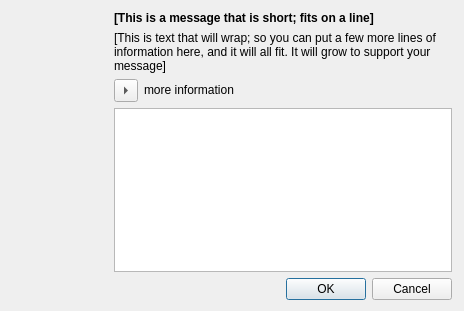
<?xml version="1.0" encoding="UTF-8"?>
<ui version="4.0">
 <class>AlertMessageBox</class>
 <widget class="QDialog" name="AlertMessageBox">
  <property name="windowModality">
   <enum>Qt::WindowModal</enum>
  </property>
  <property name="geometry">
   <rect>
    <x>0</x>
    <y>0</y>
    <width>464</width>
    <height>240</height>
   </rect>
  </property>
  <property name="sizePolicy">
   <sizepolicy hsizetype="Preferred" vsizetype="Preferred">
    <horstretch>0</horstretch>
    <verstretch>0</verstretch>
   </sizepolicy>
  </property>
  <property name="minimumSize">
   <size>
    <width>400</width>
    <height>200</height>
   </size>
  </property>
  <property name="maximumSize">
   <size>
    <width>16777215</width>
    <height>16777215</height>
   </size>
  </property>
  <property name="windowTitle">
   <string/>
  </property>
  <property name="sizeGripEnabled">
   <bool>false</bool>
  </property>
  <property name="modal">
   <bool>true</bool>
  </property>
  <layout class="QHBoxLayout" name="mainLayout">
   <property name="sizeConstraint">
    <enum>QLayout::SetMinAndMaxSize</enum>
   </property>
   <property name="leftMargin">
    <number>12</number>
   </property>
   <property name="rightMargin">
    <number>12</number>
   </property>
   <item alignment="Qt::AlignTop">
    <widget class="QLabel" name="icon">
     <property name="minimumSize">
      <size>
       <width>96</width>
       <height>96</height>
      </size>
     </property>
     <property name="maximumSize">
      <size>
       <width>96</width>
       <height>96</height>
      </size>
     </property>
     <property name="text">
      <string/>
     </property>
     <property name="pixmap">
      <pixmap>Icons/Warnings and Errors/Alert Icon/icon_512x512.png</pixmap>
     </property>
     <property name="scaledContents">
      <bool>true</bool>
     </property>
     <property name="margin">
      <number>8</number>
     </property>
    </widget>
   </item>
   <item>
    <layout class="QVBoxLayout" name="verticalLayout">
     <property name="sizeConstraint">
      <enum>QLayout::SetMinAndMaxSize</enum>
     </property>
     <item>
      <widget class="QLabel" name="textDescription">
       <property name="sizePolicy">
        <sizepolicy hsizetype="Expanding" vsizetype="Preferred">
         <horstretch>0</horstretch>
         <verstretch>0</verstretch>
        </sizepolicy>
       </property>
       <property name="font">
        <font>
         <weight>75</weight>
         <bold>true</bold>
        </font>
       </property>
       <property name="text">
        <string>[This is a message that is short; fits on a line]</string>
       </property>
       <property name="alignment">
        <set>Qt::AlignLeading|Qt::AlignLeft|Qt::AlignTop</set>
       </property>
       <property name="margin">
        <number>8</number>
       </property>
       <property name="indent">
        <number>-1</number>
       </property>
      </widget>
     </item>
     <item>
      <widget class="QLabel" name="textRecoverySuggestion">
       <property name="sizePolicy">
        <sizepolicy hsizetype="Expanding" vsizetype="Expanding">
         <horstretch>0</horstretch>
         <verstretch>0</verstretch>
        </sizepolicy>
       </property>
       <property name="font">
        <font>
         <weight>50</weight>
         <bold>false</bold>
        </font>
       </property>
       <property name="text">
        <string>[This is text that will wrap; so you can put a few more lines of information here, and it will all fit. It will grow to support your message]</string>
       </property>
       <property name="alignment">
        <set>Qt::AlignLeading|Qt::AlignLeft|Qt::AlignTop</set>
       </property>
       <property name="wordWrap">
        <bool>true</bool>
       </property>
       <property name="margin">
        <number>8</number>
       </property>
       <property name="openExternalLinks">
        <bool>true</bool>
       </property>
      </widget>
     </item>
     <item>
      <layout class="QHBoxLayout" name="horizontalLayout">
       <item>
        <widget class="QToolButton" name="buttonMoreInformation">
         <property name="text">
          <string>...</string>
         </property>
         <property name="arrowType">
          <enum>Qt::RightArrow</enum>
         </property>
        </widget>
       </item>
       <item alignment="Qt::AlignVCenter">
        <widget class="QLabel" name="labelMoreInformation">
         <property name="text">
          <string>more information</string>
         </property>
         <property name="alignment">
          <set>Qt::AlignLeading|Qt::AlignLeft|Qt::AlignTop</set>
         </property>
        </widget>
       </item>
      </layout>
     </item>
     <item>
      <widget class="QPlainTextEdit" name="textMoreInformation">
       <property name="enabled">
        <bool>true</bool>
       </property>
       <property name="sizePolicy">
        <sizepolicy hsizetype="MinimumExpanding" vsizetype="MinimumExpanding">
         <horstretch>0</horstretch>
         <verstretch>0</verstretch>
        </sizepolicy>
       </property>
       <property name="readOnly">
        <bool>true</bool>
       </property>
      </widget>
     </item>
     <item>
      <widget class="QDialogButtonBox" name="buttonBox">
       <property name="sizePolicy">
        <sizepolicy hsizetype="Preferred" vsizetype="Preferred">
         <horstretch>0</horstretch>
         <verstretch>0</verstretch>
        </sizepolicy>
       </property>
       <property name="orientation">
        <enum>Qt::Horizontal</enum>
       </property>
       <property name="standardButtons">
        <set>QDialogButtonBox::Cancel|QDialogButtonBox::Ok</set>
       </property>
      </widget>
     </item>
    </layout>
   </item>
  </layout>
 </widget>
 <resources/>
 <connections>
  <connection>
   <sender>buttonBox</sender>
   <signal>accepted()</signal>
   <receiver>AlertMessageBox</receiver>
   <slot>accept()</slot>
   <hints>
    <hint type="sourcelabel">
     <x>248</x>
     <y>254</y>
    </hint>
    <hint type="destinationlabel">
     <x>157</x>
     <y>274</y>
    </hint>
   </hints>
  </connection>
  <connection>
   <sender>buttonBox</sender>
   <signal>rejected()</signal>
   <receiver>AlertMessageBox</receiver>
   <slot>reject()</slot>
   <hints>
    <hint type="sourcelabel">
     <x>316</x>
     <y>260</y>
    </hint>
    <hint type="destinationlabel">
     <x>286</x>
     <y>274</y>
    </hint>
   </hints>
  </connection>
 </connections>
</ui>
